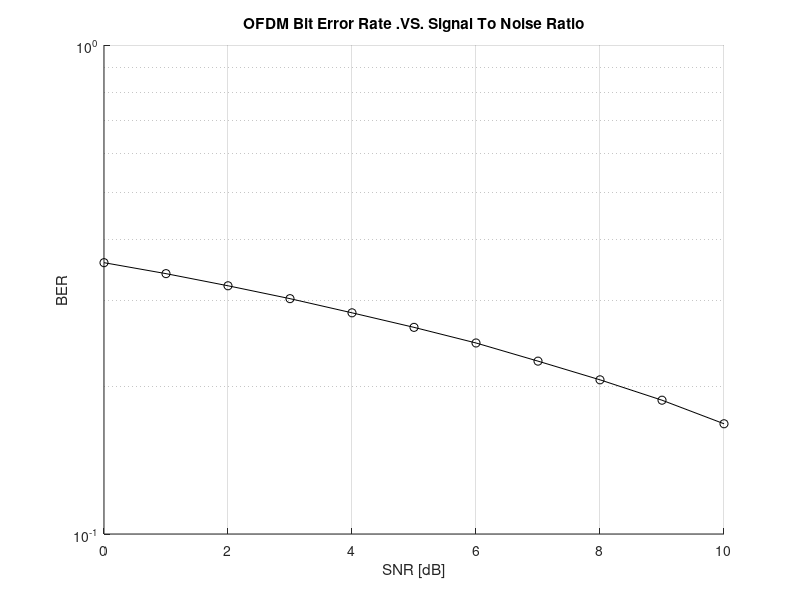

Reproduce this figure in MATLAB.
clc;
%clear;
%close all;

modulation_order = 64

%% Initializing parameters
L=51*12*4 % OFDM block length of QPSK : RB * 12 * nb bits/RE
Ncp=round(L*0.0625); % Length of OFDM CP
%% Transmitter


% data generation
Tx_data=randi([0 modulation_order-1],L,Ncp);
%%%%%%%%%%%%%%%%%%% QAM modulation %%%%%%%%%%%%%%%%%%%%%
mod_data=qammod(Tx_data,modulation_order);
% Serial to Parallel
s2p=mod_data.';
% IFFT
am=ifft(s2p);
% Parallel to series
p2s=am.';
% Cyclic Prefixing
CP_part=p2s(:,end-Ncp+1:end); %Cyclic Prefix part to be appended.
cp=[CP_part p2s];

%%  Receiver

% Adding Noise using AWGN
SNRstart=0;
SNRincrement=1;
SNRend=10;
c=0;
r=zeros(size(SNRstart:SNRincrement:SNRend));
for snr=SNRstart:SNRincrement:SNRend
    c=c+1;
    noisy=awgn(cp,snr,'measured');
% Remove cyclic prefix part
    cpr=noisy(:,Ncp+1:Ncp+Ncp); %remove the Cyclic prefix
% series to parallel
    parallel=cpr.';
% FFT
    amdemod=fft(parallel);
% Parallel to serial
    rserial=amdemod.';
%%%%%%%%%%%%%%%%%%%% QAM demodulation %%%%%%%%%%%%%%%%%%%%%
    Umap=qamdemod(rserial,modulation_order);
% Calculating the Bit Error Rate
    [n, r(c)]=biterr(Tx_data,Umap)

end
snr=SNRstart:SNRincrement:SNRend
%% Plotting BER vs SNR

hold on
semilogy(snr,r,'-ok')
grid on;

title('OFDM Bit Error Rate .VS. Signal To Noise Ratio');
ylabel('BER');
xlabel('SNR [dB]');

% hold off